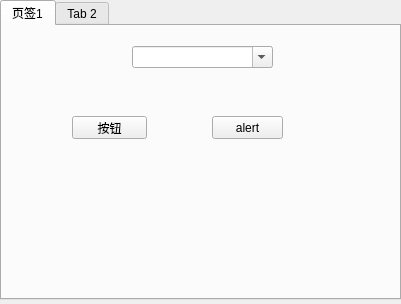
<?xml version="1.0" encoding="UTF-8"?>
<ui version="4.0">
 <class>Form</class>
 <widget class="QWidget" name="Form">
  <property name="geometry">
   <rect>
    <x>0</x>
    <y>0</y>
    <width>401</width>
    <height>304</height>
   </rect>
  </property>
  <property name="windowTitle">
   <string>演示窗口</string>
  </property>
  <widget class="QTabWidget" name="tabWidget">
   <property name="geometry">
    <rect>
     <x>0</x>
     <y>0</y>
     <width>401</width>
     <height>300</height>
    </rect>
   </property>
   <property name="currentIndex">
    <number>0</number>
   </property>
   <widget class="QWidget" name="tab">
    <attribute name="title">
     <string>页签1</string>
    </attribute>
    <widget class="QComboBox" name="comboBox">
     <property name="geometry">
      <rect>
       <x>130</x>
       <y>20</y>
       <width>141</width>
       <height>22</height>
      </rect>
     </property>
     <property name="editable">
      <bool>true</bool>
     </property>
     <property name="currentText">
      <string/>
     </property>
     <property name="currentIndex">
      <number>-1</number>
     </property>
     <property name="placeholderText">
      <string>请选择</string>
     </property>
     <item>
      <property name="text">
       <string>新建项目1</string>
      </property>
     </item>
     <item>
      <property name="text">
       <string>新建项目2</string>
      </property>
     </item>
     <item>
      <property name="text">
       <string>新建项目3</string>
      </property>
     </item>
    </widget>
    <widget class="QPushButton" name="btn">
     <property name="geometry">
      <rect>
       <x>70</x>
       <y>90</y>
       <width>75</width>
       <height>23</height>
      </rect>
     </property>
     <property name="text">
      <string>按钮</string>
     </property>
    </widget>
    <widget class="QPushButton" name="alert">
     <property name="geometry">
      <rect>
       <x>210</x>
       <y>90</y>
       <width>71</width>
       <height>23</height>
      </rect>
     </property>
     <property name="text">
      <string>alert</string>
     </property>
    </widget>
   </widget>
   <widget class="QWidget" name="tab_2">
    <attribute name="title">
     <string>Tab 2</string>
    </attribute>
   </widget>
  </widget>
 </widget>
 <resources/>
 <connections/>
 <slots>
  <slot>show_msg()</slot>
 </slots>
</ui>
